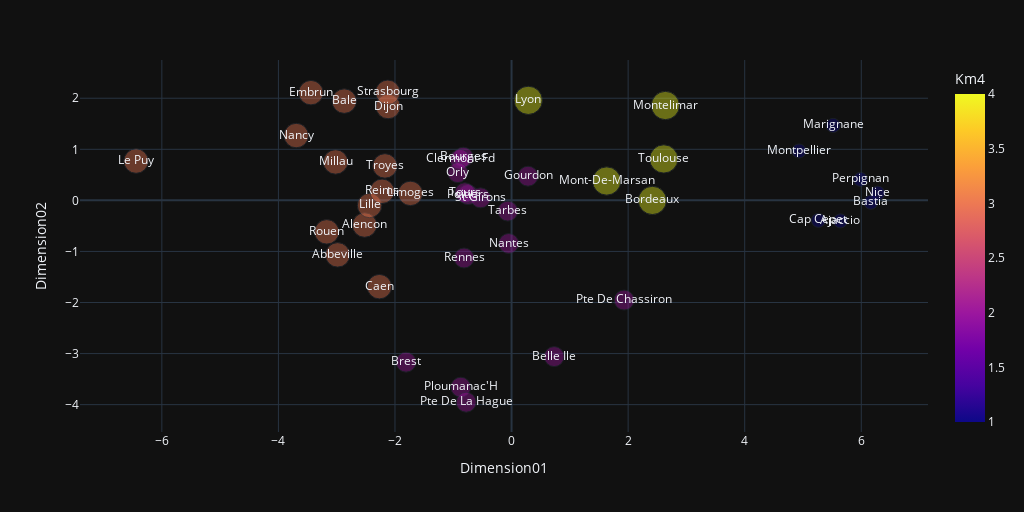

This figure's notebook cell:
### Code cell
fig = px.scatter(donnees2d.reset_index(), 
                    x='Dimension01', 
                    y='Dimension02', 
                    color='Km4',
                    text='Nom',
                    size='Km4',
                    width=1024,
                    height=512,
                    opacity=0.4,
                   )

fig.show()

### Figure 1 — Plotly figure (JSON) as saved in the notebook; plotly's stock layout.template omitted (floating-point values rounded to 4 significant figures)
{"data": [{"hovertemplate": "Dimension01=%{x}<br>Dimension02=%{y}<br>Km4=%{marker.color}<br>Nom=%{text}<extra></extra>", "legendgroup": "", "marker": {"color": [3, 1, 3, 3, 1, 2, 4, 2, 2, 3, 1, 2, 3, 3, 2, 3, 3, 3, 4, 1, 3, 4, 4, 1, 3, 2, 1, 2, 1, 2, 2, 2, 2, 3, 2, 3, 2, 3, 2, 4, 2, 3], "coloraxis": "coloraxis", "opacity": 0.4, "size": [3, 1, 3, 3, 1, 2, 4, 2, 2, 3, 1, 2, 3, 3, 2, 3, 3, 3, 4, 1, 3, 4, 4, 1, 3, 2, 1, 2, 1, 2, 2, 2, 2, 3, 2, 3, 2, 3, 2, 4, 2, 3], "sizemode": "area", "sizeref": 0.01, "symbol": "circle"}, "mode": "markers+text", "name": "", "orientation": "v", "showlegend": false, "text": ["Abbeville", "Ajaccio", "Alencon", "Bale", "Bastia", "Belle Ile", "Bordeaux", "Bourges", "Brest", "Caen", "Cap Cepet", "Clermont-Fd", "Dijon", "Embrun", "Gourdon", "Le Puy", "Lille", "Limoges", "Lyon", "Marignane", "Millau", "Mont-De-Marsan", "Montelimar", "Montpellier", "Nancy", "Nantes", "Nice", "Orly", "Perpignan", "Ploumanac'H", "Poitiers", "Pte De Chassiron", "Pte De La Hague", "Reims", "Rennes", "Rouen", "St Girons", "Strasbourg", "Tarbes", "Toulouse", "Tours", "Troyes"], "x": [-2.984, 5.642, -2.521, -2.871, 6.164, 0.7306, 2.416, -0.8282, -1.81, -2.267, 5.265, -0.8844, -2.118, -3.442, 0.2823, -6.442, -2.436, -1.735, 0.287, 5.517, -3.019, 1.632, 2.639, 4.932, -3.694, -0.04898, 6.281, -0.9233, 5.987, -0.8714, -0.7476, 1.931, -0.7782, -2.221, -0.8148, -3.17, -0.5307, -2.124, -0.06364, 2.612, -0.801, -2.172], "xaxis": "x", "y": [-1.067, -0.4019, -0.4827, 1.943, -0.03725, -3.059, -0.00121, 0.8453, -3.168, -1.689, -0.3912, 0.8047, 1.838, 2.109, 0.4734, 0.7694, -0.0998, 0.1366, 1.959, 1.468, 0.7526, 0.379, 1.857, 0.9665, 1.269, -0.8448, 0.1419, 0.5437, 0.4108, -3.658, 0.1133, -1.952, -3.952, 0.1775, -1.128, -0.6165, 0.04958, 2.116, -0.2106, 0.8114, 0.1501, 0.6747], "yaxis": "y", "type": "scatter"}], "layout": {"xaxis": {"anchor": "y", "domain": [0.0, 1.0], "title": {"text": "Dimension01"}}, "yaxis": {"anchor": "x", "domain": [0.0, 1.0], "title": {"text": "Dimension02"}}, "coloraxis": {"colorbar": {"title": {"text": "Km4"}}, "colorscale": [[0.0, "#0d0887"], [0.1111, "#46039f"], [0.2222, "#7201a8"], [0.3333, "#9c179e"], [0.4444, "#bd3786"], [0.5556, "#d8576b"], [0.6667, "#ed7953"], [0.7778, "#fb9f3a"], [0.8889, "#fdca26"], [1.0, "#f0f921"]]}, "legend": {"tracegroupgap": 0, "itemsizing": "constant"}, "margin": {"t": 60}, "height": 512, "width": 1024}}
